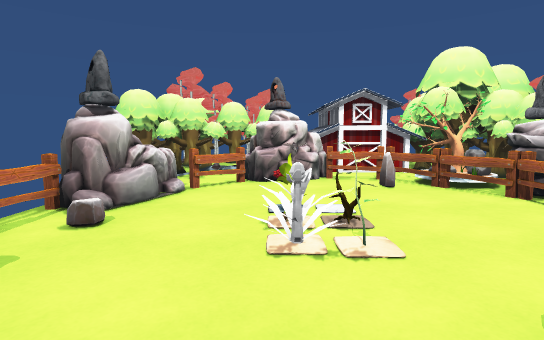
view 1 (above)

12 first-person views from a walk through a Unity game level. The camera is 1.3 m above the floor, tilts 6° down and sees 80° across. The floor is counted in squares, 1 m on a side. Each view is taken from the middle of a square. On the plan, view 1 faces up. The plan holds only what a view shows up to about 14 squares ahead; the rest is blank. The place goes on beyond the plan.

view 2
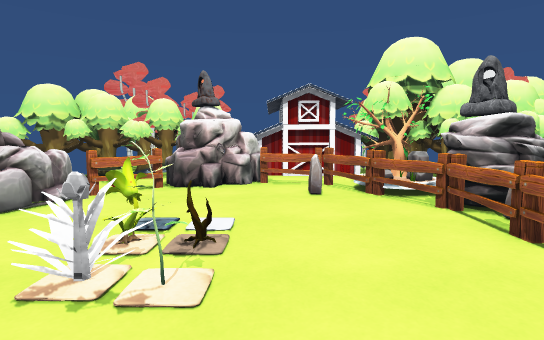

view 3
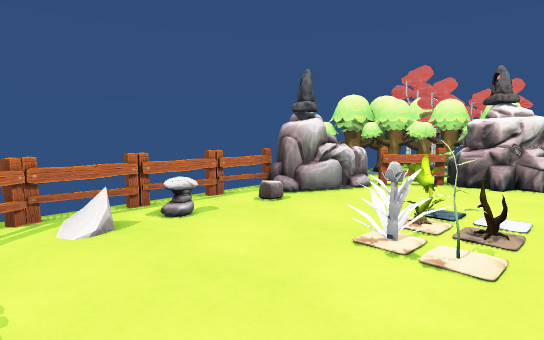

view 4
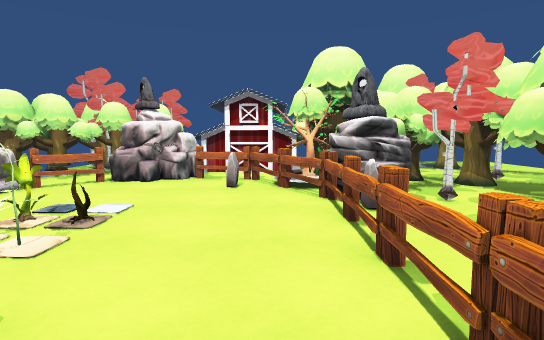

view 5
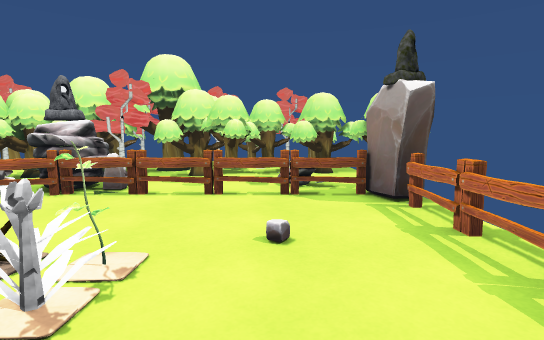

view 6
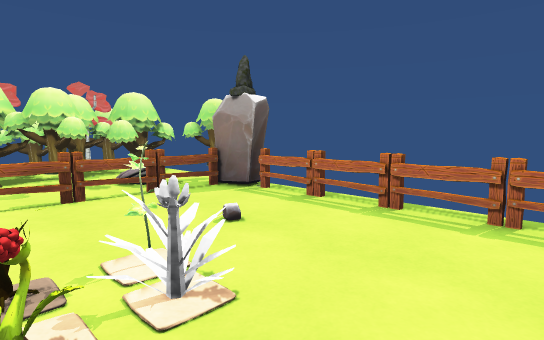

view 7
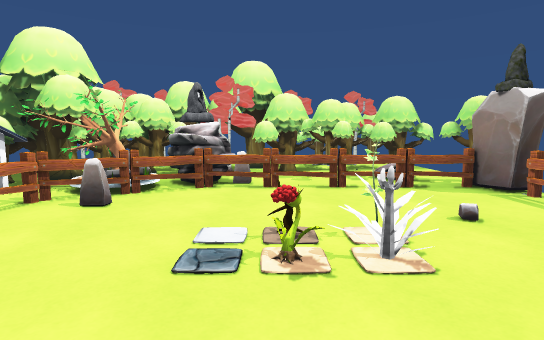

view 8
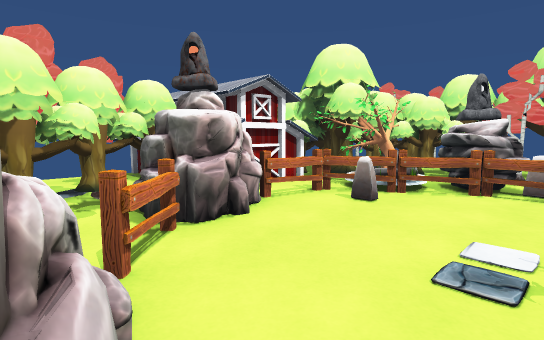

view 9
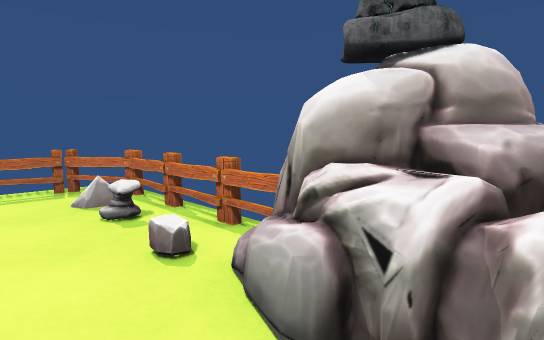

view 10
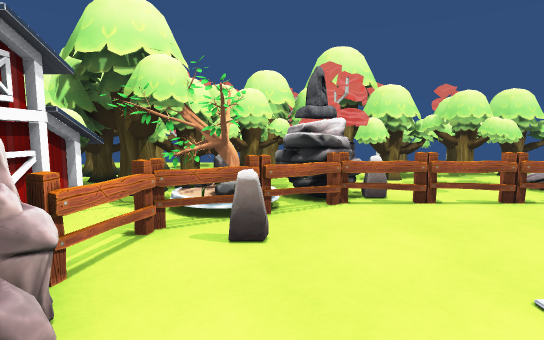

view 11
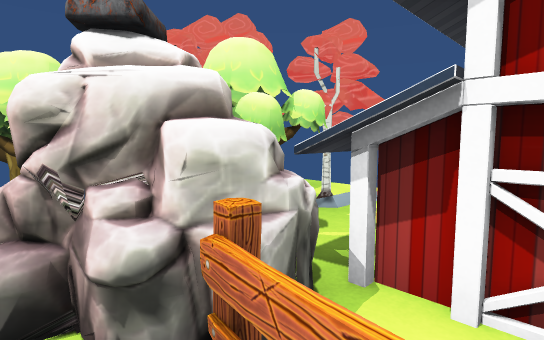

view 12
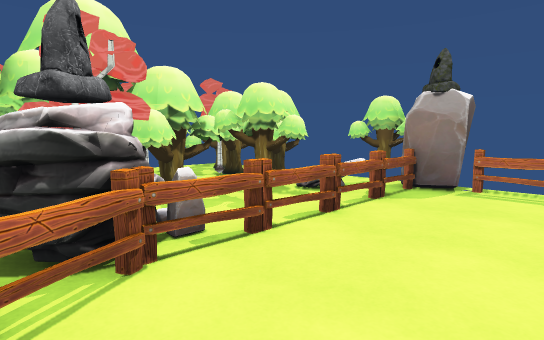

### Floor plan
Key: @ floor where view 1 was taken; # wall or solid block; x gap in a wall; . floor; / step, stairs or slope; = window, fence, low wall or low ledge; T tree; P plant; O other object.
Columns run from 4 left of view 1 to 7 right of it. Each row starts with its distance up from view 1.
 12     #OOOO###
 11    ###OOT###
 10  #####==TT=#
  9  ##=#...=T##
  8  #=....=#T##
  7 ##.......###
  6 ##.......=##
  5 =...PP...=.#
  4 =...PP...=.#
  3 #=.......=x#
  2 =...../..=.#
  1 ##.......===
  0 #=..@....###
 -1 ##======x##

Positions as (right, up) in squares from view 1, and headings:
1: (0, 0), facing up
2: (2, 1), facing up
3: (2, 0), facing up-left
4: (4, 0), facing up
5: (-2, 2), facing right
6: (-2, 5), facing down-right
7: (-3, 5), facing right
8: (-3, 5), facing up-right
9: (-1, 8), facing down-left
10: (-1, 8), facing right
11: (3, 9), facing up-left
12: (2, 8), facing down-right
